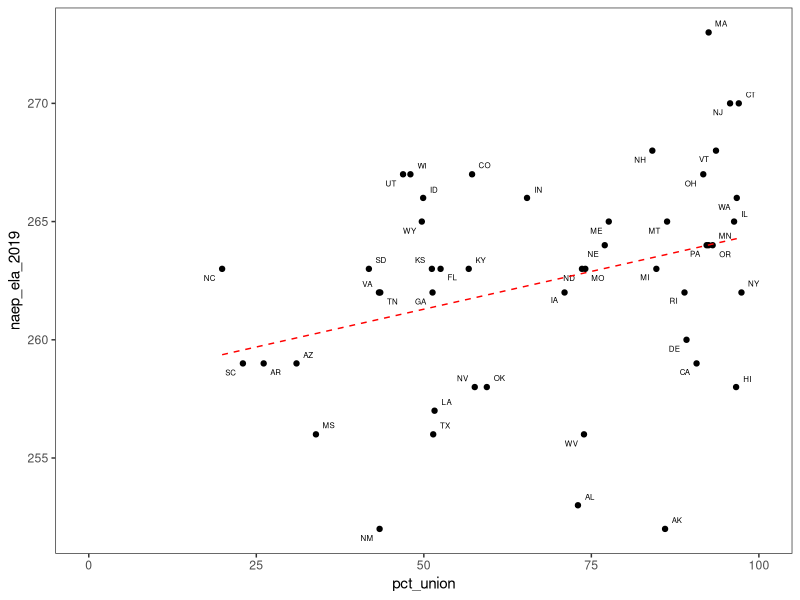
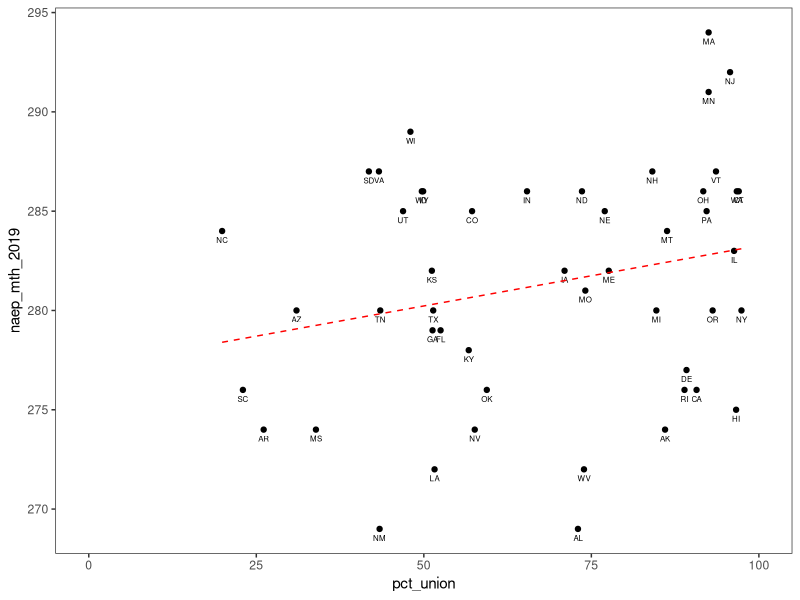
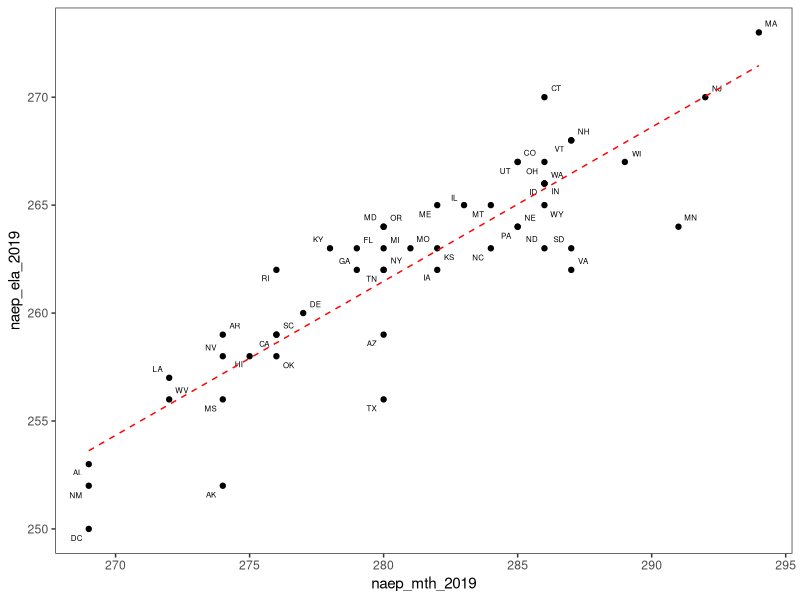
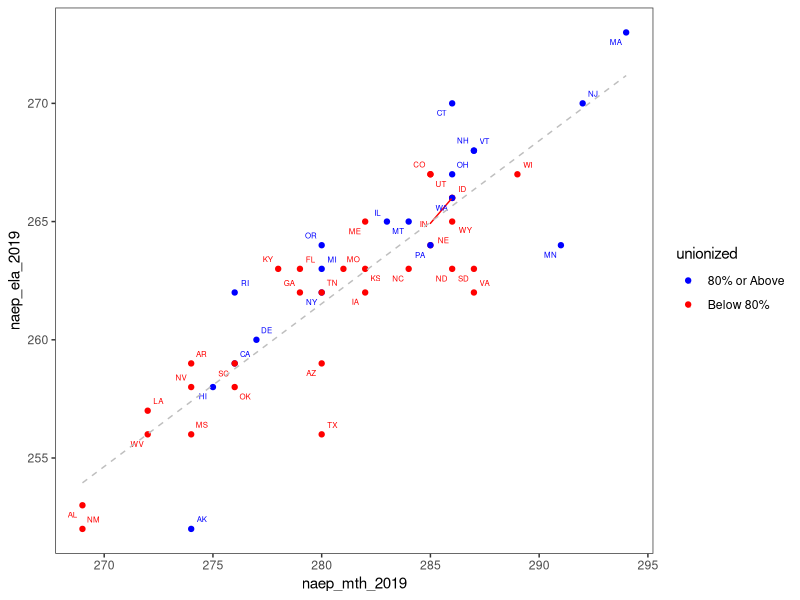

These figures' R source, in order:
## ---- chunk 1
knitr::opts_chunk$set(message = FALSE, warning = FALSE)
## ---- chunk 2
library(dplyr)
library(ggplot2)
library(ggrepel)

setwd('../../..')
naep_mth <- read.csv('data/state_naep_mth2019.csv')
naep_ela <- read.csv('data/state_naep_ela2019.csv')
pct_union <- read.csv('data/state_pct_union.csv')
                 
ed_dta <- naep_mth %>% 
            inner_join(naep_ela, by = 'State')  %>% 
            inner_join(pct_union, by = 'State') 
          
state_abb <-   append(state.abb, 'DC', after =8) 

ed_dta <- ed_dta %>% 
            rename(state_name = State) %>% 
            mutate(state = state_abb)

ed_dta %>%  head()

## ---- chunk 3
ed_dta %>% 
  filter_all(~!is.na(.)) %>% 
  ggplot(aes(x=pct_union, y= naep_ela_2019, label = state)) +
  geom_point() +
  geom_text_repel(size = 2) +
  geom_smooth(method = 'lm', 
              se = FALSE, 
              linetype = 'dashed', 
              color = 'red', 
              size = 0.5) +
  theme_bw() +
  theme(panel.grid = element_blank())+
  scale_x_continuous(limits = c(0,100)) 
## ---- chunk 4
cor(ed_dta$naep_ela_2019, ed_dta$pct_union, use = 'complete.obs')  %>%  round(2)
## ---- chunk 5
fit <- lm(naep_ela_2019 ~ pct_union, ed_dta)
summary(fit)

## ---- chunk 6
ed_dta %>% 
  filter_all(~!is.na(.)) %>% 
  ggplot(aes(x=pct_union, y= naep_mth_2019, label = state)) +
  geom_point() +
  geom_text(position = position_dodge(width = 0.1), vjust = 2, size = 2) +
  geom_smooth(method = 'lm', 
              se = FALSE, 
              linetype = 'dashed', 
              color = 'red', 
              size = 0.5) +
  theme_bw() +
  theme(panel.grid = element_blank()) +
  scale_x_continuous(limits = c(0,100)) 
## ---- chunk 7
cor(ed_dta$naep_mth_2019, ed_dta$pct_union, use= "complete.obs") %>% 
  round(2) 
## ---- chunk 8
fit <- lm(naep_mth_2019 ~ pct_union, ed_dta)
fit %>%  summary
## ---- chunk 9
ed_dta <- ed_dta %>% 
          mutate(naep_mth_rnk_2019 = rank(-naep_mth_2019, ties.method = 'min'),
                 naep_ela_rnk_2019 = rank(-naep_ela_2019, ties.method = 'min'))


ed_dta %>% 
  filter(state %in% c('MN', 'CT')) %>% 
  select(state_name, naep_mth_rnk_2019,naep_ela_rnk_2019)
## ---- chunk 10
ed_dta %>% 
  ggplot(aes(x=naep_mth_2019, y= naep_ela_2019, label = state)) +
  geom_point() +
  geom_text_repel(size = 2) +
  geom_smooth(method = 'lm', 
              se = FALSE, 
              linetype = 'dashed', 
              color = 'red',
              size = 0.5) +
  theme_bw() +
  theme(panel.grid = element_blank()) 
## ---- chunk 11
cor(ed_dta$naep_mth_2019, ed_dta$naep_ela_2019) %>%  round(2)

## ---- chunk 12
fit <- ed_dta %>%  
  lm(formula =naep_ela_2019 ~ naep_mth_2019)
summary(fit)
## ---- chunk 13

ed_dta <-ed_dta %>% 
  mutate(unionized = as.factor(if_else(pct_union >= 80,  "80% or Above", "Below 80%")))

  ed_dta %>% 
  filter_all(~!is.na(.)) %>% 
  ggplot(aes(x=naep_mth_2019, y= naep_ela_2019, 
              label = state, color = unionized, group = unionized)) +
  geom_point() +
  geom_text_repel(size = 2) +
  geom_smooth(method = 'lm', 
              se = FALSE, 
              linetype = 'dashed', 
              color = 'gray', size = 0.5, 
              inherit.aes = FALSE,
              aes(x=naep_mth_2019, y = naep_ela_2019)) +
  theme_bw() +
  theme(panel.grid = element_blank())  +
    scale_color_manual(values = c('blue', 'red'))

